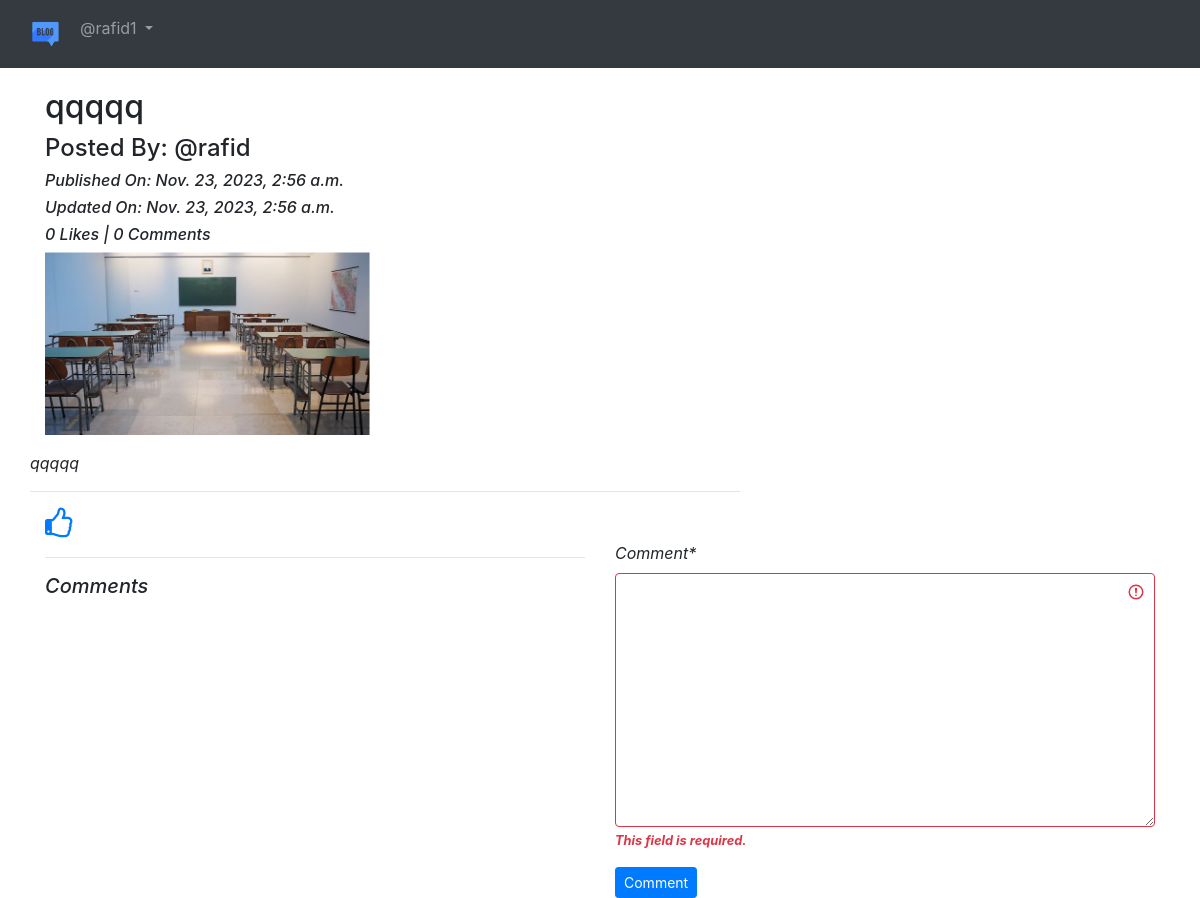
Screenshot of /blog/details/qqqqq-a89d15e1-df3d-4aca-b4e0-5ebdb455b389/ (signed in) with the database file from the repository.
### App_Blog/models.py (models this page shows, shortened)
class Blog(models.Model):
    author = models.ForeignKey(User, on_delete= models.CASCADE, related_name='post_author')
    blog_title = models.CharField(max_length=264, verbose_name="Put a Title") # verbose_name holo label er name
    slug = models.SlugField(max_length=264, unique=True)
    blog_content = models.TextField(verbose_name="What is on your mind?")
    blog_image = models.ImageField(upload_to='blog_images', verbose_name='Image')
    publish_date = models.DateTimeField(auto_now_add=True)   # auto current time nia nibe, user kisu korte parbena, only first entry nibe
    update_date = models.DateTimeField(auto_now=True) # auto current time nibe, but last entry er
    class Meta:
        ordering = ['-publish_date',]
    '''
    slug filed holo, url e primary key pass orbe, eta na dekhaya blog title pass kora dekhay
    jate kore blog url dekhle amra title bujhte pari

    title er moddhe hiphen diye link kora hy

    like: www.newspaper.com/last-night-accident/
    '''

### App_Blog/views.py (the view, shortened to what this page needs)
# urls.py: path('details/<slug:slug>/', views.blog_details, name='blog_details'),
@login_required
def blog_details(request, slug):
    blog = Blog.objects.get(slug=slug)
    already_liked = Likes.objects.filter(blog=blog, user=request.user)
    if already_liked:
        liked = True
    else:
        liked = False
    comment_form = CommentForm(request.POST)
    return render(request, 'App_Blog/blog_details.html', context= {'blog': blog, 'comment_form': comment_form, 'liked': liked})

### App_Blog/forms.py
class CommentForm(forms.ModelForm):
    class Meta:
        model = Comment
        fields = ('comment',)

### templates/App_Blog/blog_details.html (shortened to what this page needs)
{% extends 'base.html' %}
{% load crispy_forms_tags %}
{% block body_block %}
<div class='row'>
    <div class='col-sm-6'>
        <h2>{{blog.blog_title}}</h2>
        <h4>Posted By: @{{blog.author}}</h4>
        <i><h6>Published On: {{blog.publish_date}}</h6></i>
        <i><h6>Updated On: {{blog.update_date}}</h6></i>
        <i><h6>{{blog.liked_blog.count}} Likes | {{blog.blog_comment.count}} Comments</h6>
    </div>
    <div class="col-sm-6">
        <img src='/media/{{blog.blog_image}}' width="100%">
    </div>
    <p>{{blog.blog_content|linebreaks}}</p>
    <hr>
</div>
{% if not liked %}
    <a href="{% url 'App_Blog:liked_post' pk=blog.pk %}">
        <i class="fa fa-thumbs-o-up fa-2x" aria-hidden="true"></i>
    </a>
{% else %}
    <a href="{% url 'App_Blog:unliked_post' pk=blog.pk %}">
        <i class="fa fa-thumbs-o-down fa-2x" aria-hidden="true"></i>
    </a>
{% endif %}
<div class="row">
    <div class="col-sm-6">
        <hr>
        <h5>Comments</h5>
    </div>
    <div class="col-sm-6">
        <form method="post">
            {{ comment_form|crispy }}
            <button type="submit" class="btn btn-primary btn-sm">Comment</button>
        </form>
    </div>
</div>
{% endblock %}

### templates/base.html (shortened to what this page needs)
<!DOCTYPE html>
<html lang="en">
<head>
    <link rel="stylesheet" href="https://maxcdn.bootstrapcdn.com/bootstrap/4.4.1/css/bootstrap.min.css">
    <link href="https://maxcdn.bootstrapcdn.com/font-awesome/4.7.0/css/font-awesome.min.css" rel="stylesheet">
</head>
<body>
    <nav class="navbar navbar-expand-sm bg-dark navbar-dark">
        <ul class="navbar-nav">
            <li class="nav-item-active">
                <a class="nav-link" href="{% url 'index' %}">
                    <img src="/media/logo.png" width="40px">
                </a>
            </li>
            {% if user.is_authenticated %}
                <div clas='nav-item dropdown'>
                    <a class="nav-link dropdown-toggle" href="#" id="navbardrop" data-toggle="dropdown">
                        @{{user.username}}
                    </a>
                </div>
            {% endif %}
        </ul>
    </nav>
    <div class="container" style="padding-top:20px">
        {% block body_block %}
        {% endblock %}
    </div>
</body>
</html>

### rows the page displays
Blog: blog_title "qqqqq", author "rafid", publish_date "Nov. 23, 2023, 2:56 a.m.", update_date "Nov. 23, 2023, 2:56 a.m.", liked_blog.count "0", blog_comment.count "0", blog_image (picture), blog_content "qqqqq"

### other values shown
{{ user.username }} "rafid1"
